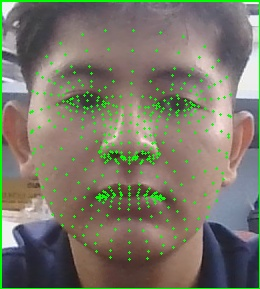
#> input picture cloneAPI/System.db-x-person_id-1-face_embedding.jpg, 260 x 289 px
$ python -i pdt_face.py   (imports and definitions only)   (older library calls are emulated)
#> lines starting #> are read from the running program, lines starting #| are printed output that depends on the picture
import os
import time
from collections import deque
from pathlib import Path

import cv2
import mediapipe as mp
import numpy as np
from mediapipe.tasks import python
from mediapipe.tasks.python import vision

import database

BASE_DIR = Path(__file__).resolve().parent
MODEL_PATH = BASE_DIR / "face_landmarker.task"
# [1 line not run here, left out]

CAPTURE_STEPS = (
    ("front", "Nhin thang vao camera"),
    ("left", "Quay mat nhe sang trai"),
    ("right", "Quay mat nhe sang phai"),
)
MIN_FACE_QUALITY = 36
MIN_STABLE_FRAMES = 2
MAX_CAPTURE_CANDIDATES = 8
LANDMARK_DRAW_STEP = 14


def build_detector():
    if not MODEL_PATH.is_file():
        raise FileNotFoundError(f"Khong tim thay model: {MODEL_PATH}")
    options = vision.FaceLandmarkerOptions(
        base_options=python.BaseOptions(model_asset_path=str(MODEL_PATH)),
        output_face_blendshapes=False,
        output_facial_transformation_matrixes=False,
        num_faces=1,
    )
    return vision.FaceLandmarker.create_from_options(options)


# [29 lines left out: functions get_face_bbox, face_crop_quality, not called in this run]


class FaceScanner:
    """Capture front, left, and right face images from camera frames."""

    def __init__(self, capture_delay: float = 1.15):
        self.capture_delay = max(0.1, capture_delay)
        self.detector = build_detector()
        self.reset()

    # [190 lines left out: functions reset, process_frame, _face_is_stable, _draw_hud, status, not called in this run]

    def get_captures(self) -> dict[str, np.ndarray]:
        return {key: image.copy() for key, image in self.captures.items()}

    def close(self) -> None:
        self.detector.close()


# [36 lines left out: function main, not called in this run]


# [2 lines not run here, left out]

>>> import cv2
>>> picture = cv2.imread('../cloneAPI/System.db-x-person_id-1-face_embedding.jpg', cv2.IMREAD_GRAYSCALE)
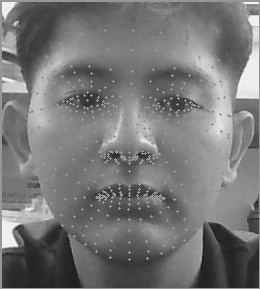
#> picture: shape (289, 260); min 18, max 255, mean 118.5
>>> result = FaceScanner().process_frame(picture)
#> (the run stopped early here; a loop or call above may not have finished)
